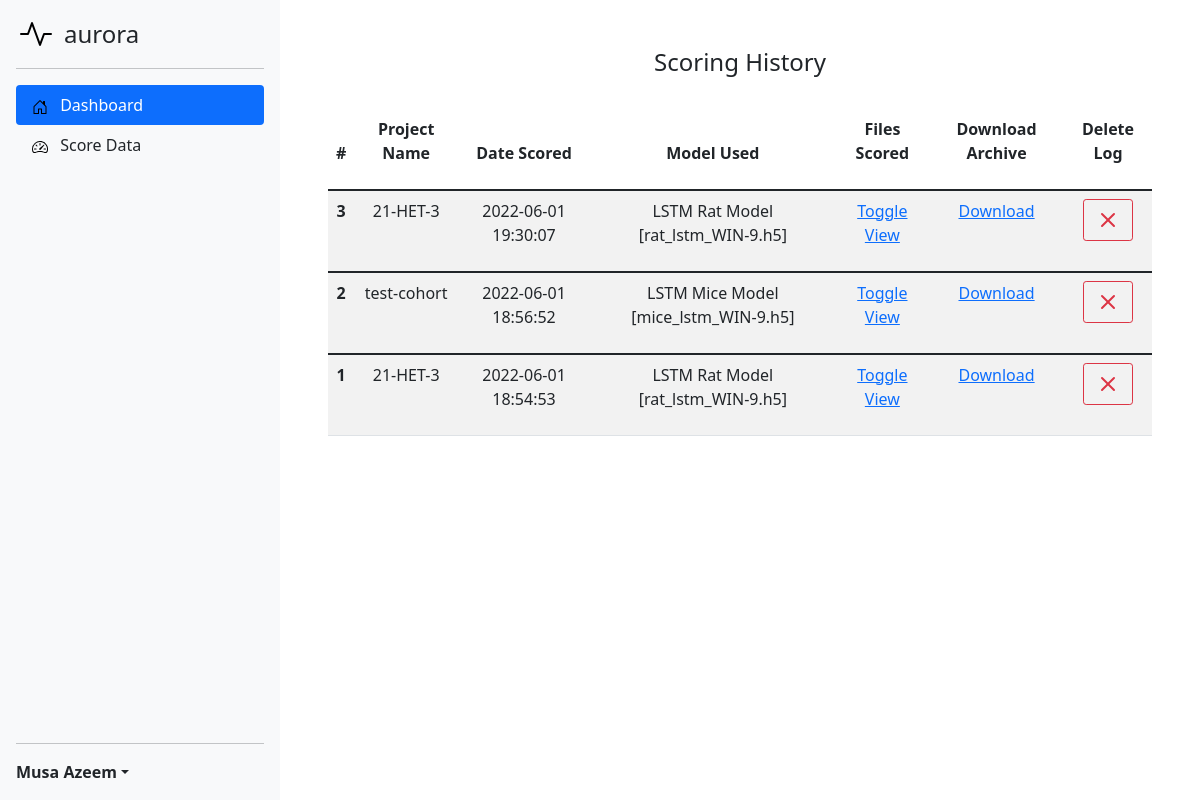
The app's page /dashboard (signed in) with its own data.
### app.py (models this page shows)
class ScoringLog(db.Model):
    id = db.Column(db.Integer, primary_key=True)
    email = db.Column(db.String(200), nullable=False)
    project_name = db.Column(db.String(200), nullable=False)
    date_scored = db.Column(db.DateTime, default=datetime.utcnow)
    filename = db.Column(db.String(200), nullable=False)    #filename in ARCHIVE_FOLDER
    model = db.Column(db.String(200), nullable=False)
    files = db.Column(db.String(1000), nullable=False)      # json list of files
    is_deleted = db.Column(db.Boolean, default=False)

### app.py (the view)
@app.route('/dashboard')
@login_required
def dashboard():
    logs = list(ScoringLog.query.filter_by(email=current_user.email, is_deleted=False))
    logs.reverse()
    print(logs)
    files = []
    for log in logs:
        log.date_scored = str(log.date_scored)[:-7]
        files.append(json.loads(log.files)[0])
    return render_template('dashboard.jinja',
                           name=f'{current_user.first_name} {current_user.last_name}',
                           logs=logs,
                           files=files)

### app.py (called while the page is built)
@login_manager.user_loader
def load_user(user_id):
    return Users.query.get(int(user_id))

### templates/dashboard.jinja (shortened to what this page needs)
{% extends 'base-sidebar.jinja' %}
{% block body %}
    <h4 class="text-center">Scoring History</h4>
    <br>
    <table class="table table-striped table-hover table-condensed">
        <thead>
            <tr>
                <th scope="col"><p class="text-center">#</p></th>
                <th scope="col"><p class="text-center">Project Name</p></th>
                <th scope="col"><p class="text-center">Date Scored</p></th>
                <th scope="col"><p class="text-center">Model Used</p></th>
                <th scope="col"><p class="text-center">Files Scored</p></th>
                <th scope="col"><p class="text-center">Download Archive</p></th>
                <th scope="col"><p class="text-center">Delete Log</p></th>
            </tr>
        </thead>
        {% for log in logs %}
            <tbody>
                <tr >
                    <th scope="row"><p class="text-center">{{ log.id }}</p></th>
                    <td><p class="text-center">{{ log.project_name }}</p></td>
                    <td><p class="text-center">{{ log.date_scored }}</p></td>
                    <td><p class="text-center">{{ log.model }}</p></td>
                    <td>
                        <a href="#collapseFiles{{ log.id }}" data-bs-toggle="collapse">
                            <p class="text-center">Toggle View</p>
                        </a>
                    </td>
                    <td>
                        <a href="{{ url_for('download_archive_zip', filename=log.filename) }}">
                            <p class="text-center">Download</p>
                        </a>
                    </td>
                    <td>
                        <div class="text-center">
                            <a href="{{ url_for('delete_log', log_id=log.id) }}" class="btn btn-sm btn-outline-danger">
                            </a>
                        </div>
                    </td>
                </tr>
            </tbody>
        {% endfor %}
    </table>
{% endblock body %}

### templates/base-sidebar.jinja (shortened to what this page needs)
<!DOCTYPE html>
<html lang="en">
<html>
    <head>
        {% include 'inc/head.jinja' %}
    </head>
    <body>
        <div class="sidebar">
                <div class="d-flex flex-column flex-shrink-0 p-3 bg-light" style="width: 280px; height: 100vh;">
                <a href="/" class="d-flex align-items-center mb-3 mb-md-0 me-md-auto link-dark text-decoration-none">
                    <svg class="bi me-2" width="40" height="32">
                    <use xlink:href="#signal" />
                    </svg>
                    <span class="fs-4">aurora</span>
                </a>
                <hr>
                <ul class="nav nav-pills flex-column mb-auto">
                    <li class="nav-item">
                    <a id="dashboard" href="/dashboard" class="nav-link active" aria-current="page">
                        <svg class="bi me-2" width="16" height="16">
                        <use xlink:href="#home" />
                        </svg>
                        Dashboard
                    </a>
                    </li>
                    <li>
                    <a id="scoredata" href="/score_data" class="nav-link link-dark">
                        <svg class="bi me-2" width="16" height="16">
                        <use xlink:href="#speedometer2" />
                        </svg>
                        Score Data
                    </a>
                    </li>
                </ul>
                <hr>
                <div class="dropdown">
                    <a href="#" class="d-flex align-items-center link-dark text-decoration-none dropdown-toggle" id="dropdownUser2"
                    data-bs-toggle="dropdown" aria-expanded="false">
                    <strong>{{ name }}</strong>
                    </a>
                </div>
            </div>
        </div>
        <div class="sidebar-content">
            {% block body %}{% endblock body %}
        </div>
    </body>
</html>

### templates/inc/head.jinja (shortened to what this page needs)
<link href="https://cdn.jsdelivr.net/npm/bootstrap@5.1.3/dist/css/bootstrap.min.css" rel="stylesheet"
>

### templates/base-sidebar.jinja (style rules this page uses)
html,body { margin: 0; padding: 0; height: 100%; width: 100%; }
body { display:flex; }
.sidebar-content { height: 100%; width: 100%; margin:3rem; }

### records on screen
ScoringLog: id "3", project_name "21-HET-3", date_scored "2022-06-01 19:30:07", model "LSTM Rat Model [rat_lstm_WIN-9.h5]"
ScoringLog: id "2", project_name "test-cohort", date_scored "2022-06-01 18:56:52", model "LSTM Mice Model [mice_lstm_WIN-9.h5]"
ScoringLog: id "1", project_name "21-HET-3", date_scored "2022-06-01 18:54:53", model "LSTM Rat Model [rat_lstm_WIN-9.h5]"

### other values on screen
{{ name }} "Musa Azeem"
